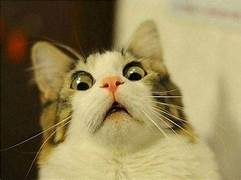
#> input picture images/images/cat.jpg, 241 x 180 px, found by its file name
$ python Robert.py
#> lines starting #> are read from the running program, lines starting #| are printed output that depends on the picture
import cv2
import numpy as np
import matplotlib.pyplot as plt

def apply_roberts_operator(input_path):
    # Đọc ảnh từ đường dẫn
#> called with input_path = 'images/cat.jpg'
    image = cv2.imread(input_path, cv2.IMREAD_GRAYSCALE)
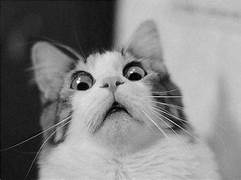
#> image: shape (180, 241); min 0, max 255, mean 131.7

    # Tạo kernel cho phép toán Roberts
    kernel_x = np.array([[1, 0], [0, -1]], dtype=np.float32)
    kernel_y = np.array([[0, 1], [-1, 0]], dtype=np.float32)

    # Áp dụng phép toán Roberts
    roberts_x = cv2.filter2D(image, -1, kernel_x)
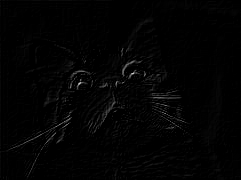
#> roberts_x: shape (180, 241); min 0, max 207, mean 3
    roberts_y = cv2.filter2D(image, -1, kernel_y)
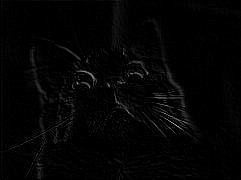
#> roberts_y: shape (180, 241); min 0, max 192, mean 3.7

    # Tính toán độ lớn của đạo hàm
    roberts_magnitude = np.sqrt(np.square(roberts_x) + np.square(roberts_y))
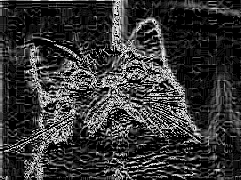
#> roberts_magnitude: shape (180, 241) float16; min 0, max 15.91, mean 3.41; drawn with min black and max white

    # Hiển thị ảnh gốc và kết quả
    plt.figure(figsize=(12, 4))

    plt.subplot(1, 4, 1)
    plt.imshow(image, cmap='gray')
    plt.title('Original Image')

    plt.subplot(1, 4, 2)
    plt.imshow(roberts_x, cmap='gray')
    plt.title('Roberts X')

    plt.subplot(1, 4, 3)
    plt.imshow(roberts_y, cmap='gray')
    plt.title('Roberts Y')

    plt.subplot(1, 4, 4)
    plt.imshow(roberts_magnitude, cmap='gray')
    plt.title('Roberts Magnitude')

    plt.show()

if __name__ == "__main__":
    input_image_path = 'images/cat.jpg'
    apply_roberts_operator(input_image_path)

$ run again, with images/images/baby.jpg copied over images/images/cat.jpg
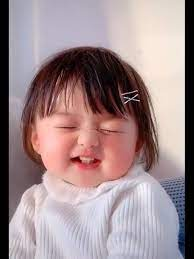
#> input picture images/images/baby.jpg, 194 x 259 px, found by its file name
#> in apply_roberts_operator, `roberts_y = cv2.filter2D(image, -1, kernel_y)`:
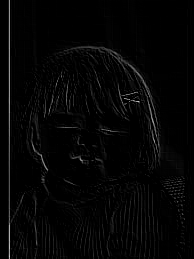
#> roberts_y: shape (259, 194); min 0, max 201, mean 5
#> in apply_roberts_operator, `roberts_magnitude = np.sqrt(np.square(roberts_x) + np.square(roberts_y))`:
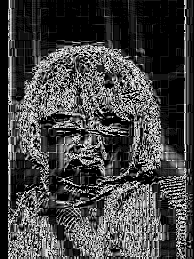
#> roberts_magnitude: shape (259, 194) float16; min 0, max 15.91, mean 4.3; drawn with min black and max white

$ run again, with images/images/baby2.jpg copied over images/images/cat.jpg
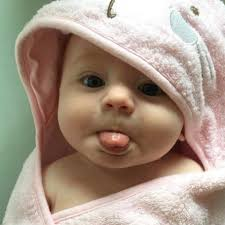
#> input picture images/images/baby2.jpg, 225 x 225 px, found by its file name
#> in apply_roberts_operator, `roberts_y = cv2.filter2D(image, -1, kernel_y)`:
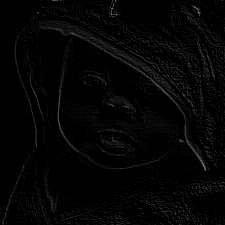
#> roberts_y: shape (225, 225); min 0, max 129, mean 4.7
#> in apply_roberts_operator, `roberts_magnitude = np.sqrt(np.square(roberts_x) + np.square(roberts_y))`:
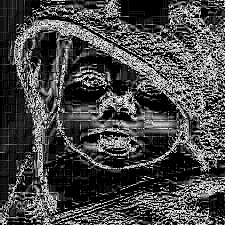
#> roberts_magnitude: shape (225, 225) float16; min 0, max 15.91, mean 4.44; drawn with min black and max white
